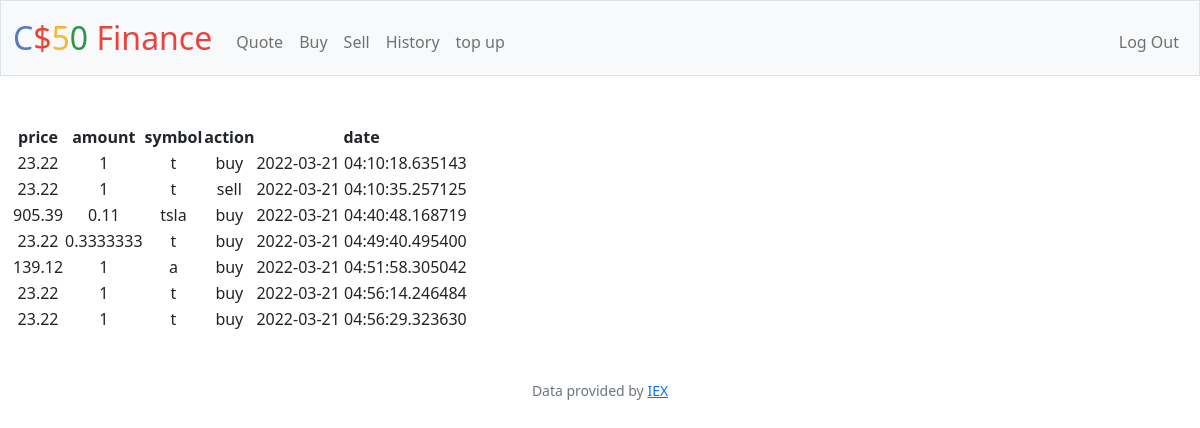
/history (signed in), run on an earlier commit of the app's database.
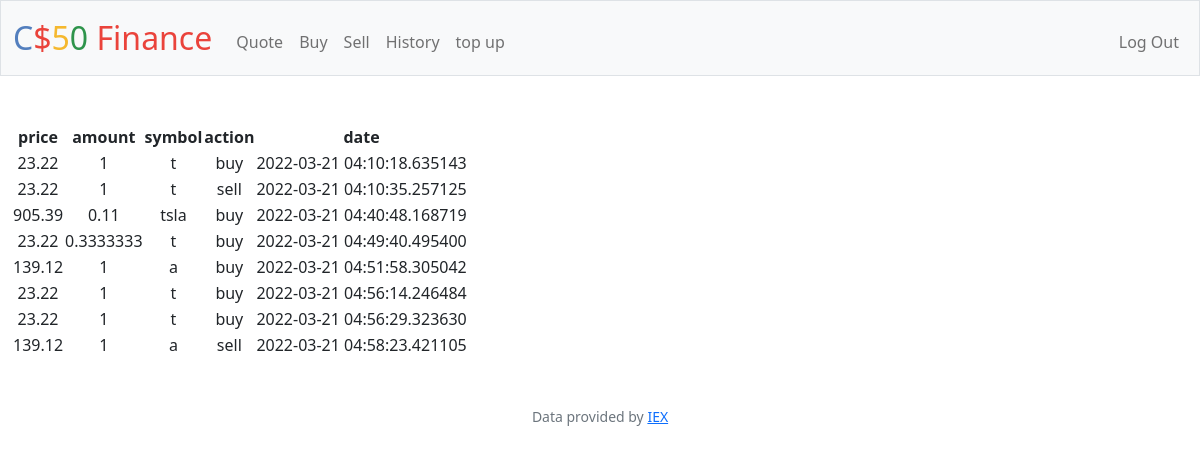
And on a later commit of the database.
### tables this page shows
CREATE TABLE receipts ( id INTEGER PRIMARY KEY AUTOINCREMENT NOT NULL ,price NUMERIC NOT NULL, amount NUMERIC NOT NULL, symbol TEXT NOT NULL, user_id INTEGER NOT NULL,action TEXT NOT NULL,date TEXT NOT NULL );

### app.py (the view)
@app.route("/history")
@login_required
def history():
    values = db.execute("SELECT * FROM receipts")
    print("values = ",values[0]['price'])
    return render_template("history.html",values = values)

### app.py (called while the page is built)
@app.after_request
def after_request(response):
    response.headers["Cache-Control"] = "no-cache, no-store, must-revalidate"
    response.headers["Expires"] = 0
    response.headers["Pragma"] = "no-cache"
    return response

### helpers.py (called while the page is built)
def login_required(f):
    @wraps(f)
    def decorated_function(*args, **kwargs):
        if session.get("user_id") is None:
            return redirect("/login")
        return f(*args, **kwargs)
    return decorated_function

### templates/history.html (shortened to what this page needs)
{% extends "layout.html" %}
{% block main %}
    <table>
        <thead>
            <th>price</th>
            <th>amount</th>
            <th>symbol</th>
            <th>action</th>
            <th>date</th>
        </thead>
        <tbody>
            {% for value in values %}
            <tr>
                <td>{{ value["price"] }}</td>
                <td>{{ value["amount"] }}</td>
                <td>{{ value["symbol"] }}</td>
                <td>{{ value["action"] }}</td>
                <td>{{ value["date"] }}</td>
            </tr>
            {% endfor%}
            </tbody>
        </table>
    {% endblock %}

### templates/layout.html (shortened to what this page needs)
<!DOCTYPE html>
<html lang="en">
    <head>
        <link href="https://cdn.jsdelivr.net/npm/bootstrap@5.1.3/dist/css/bootstrap.min.css" rel="stylesheet">
        <link href="/static/styles.css" rel="stylesheet">
    </head>
    <body>
        <nav class="bg-light border navbar navbar-expand-md navbar-light">
            <div class="container-fluid">
                <a class="navbar-brand" href="/"><span class="blue">C</span><span class="red">$</span><span class="yellow">5</span><span class="green">0</span> <span class="red">Finance</span></a>
                <div class="collapse navbar-collapse" id="navbar">
                    {% if session["user_id"] %}
                        <ul class="navbar-nav me-auto mt-2">
                            <li class="nav-item"><a class="nav-link" href="/quote">Quote</a></li>
                            <li class="nav-item"><a class="nav-link" href="/buy">Buy</a></li>
                            <li class="nav-item"><a class="nav-link" href="/sell">Sell</a></li>
                            <li class="nav-item"><a class="nav-link" href="/history">History</a></li>
                            <li class="nav-item"><a class="nav-link" href="/topup">top up</a></li>
                        </ul>
                        <ul class="navbar-nav ms-auto mt-2">
                            <li class="nav-item"><a class="nav-link" href="/logout">Log Out</a></li>
                        </ul>
                    {% else %}
                        <ul class="navbar-nav ms-auto mt-2">
                            <li class="nav-item"><a class="nav-link" href="/register">Register</a></li>
                            <li class="nav-item"><a class="nav-link" href="/login">Log In</a></li>
                        </ul>
                    {% endif %}
                </div>
            </div>
        </nav>
        <main class="container-fluid py-5 text-center">
            {% block main %}{% endblock %}
        </main>
        <footer class="mb-5 small text-center text-muted">
            Data provided by <a href="https://iexcloud.io/">IEX</a>
        </footer>
    </body>
</html>

### static/styles.css (style rules this page uses)
nav .navbar-brand { font-size: xx-large; }
nav .navbar-brand .blue { color: #537fbe; }
nav .navbar-brand .red { color: #ea433b; }
nav .navbar-brand .yellow { color: #f5b82e; }
nav .navbar-brand .green { color: #2e944b; }

What changed in the data, as far as the page shows it:
added receipts: price "139.12", amount "1", symbol "a", action "sell", date "2022-03-21 04:58:23.421105"
